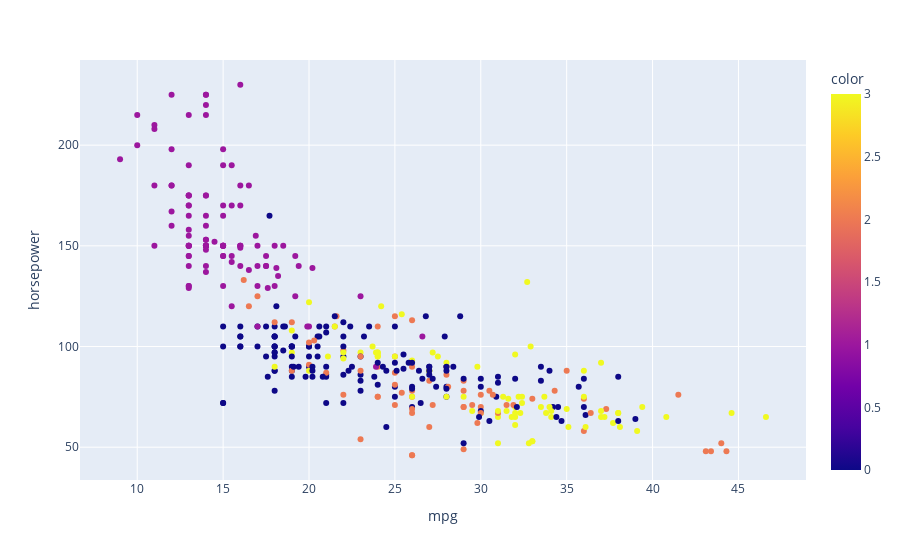

Source (notebook cell):
### Code cell
fig = px.scatter(df, x = 'mpg' , y = 'horsepower', color=cluster_labels)
fig.show()

### Figure 1 — Plotly figure (JSON) as saved in the notebook; plotly's stock layout.template omitted (floating-point values rounded to 4 significant figures; data arrays with more than 128 entries replaced by an {"elided": "..."} marker saying what was removed)
{"data": [{"hovertemplate": "mpg=%{x}<br>horsepower=%{y}<br>color=%{marker.color}<extra></extra>", "legendgroup": "", "marker": {"color": {"elided": "392 int values"}, "coloraxis": "coloraxis", "symbol": "circle"}, "mode": "markers", "name": "", "orientation": "v", "showlegend": false, "type": "scatter", "x": {"elided": "392 float values"}, "xaxis": "x", "y": {"elided": "392 int values"}, "yaxis": "y"}], "layout": {"coloraxis": {"colorbar": {"title": {"text": "color"}}, "colorscale": [[0, "#0d0887"], [0.1111, "#46039f"], [0.2222, "#7201a8"], [0.3333, "#9c179e"], [0.4444, "#bd3786"], [0.5556, "#d8576b"], [0.6667, "#ed7953"], [0.7778, "#fb9f3a"], [0.8889, "#fdca26"], [1, "#f0f921"]]}, "legend": {"tracegroupgap": 0}, "margin": {"t": 60}, "xaxis": {"anchor": "y", "domain": [0, 1], "title": {"text": "mpg"}}, "yaxis": {"anchor": "x", "domain": [0, 1], "title": {"text": "horsepower"}}}}
